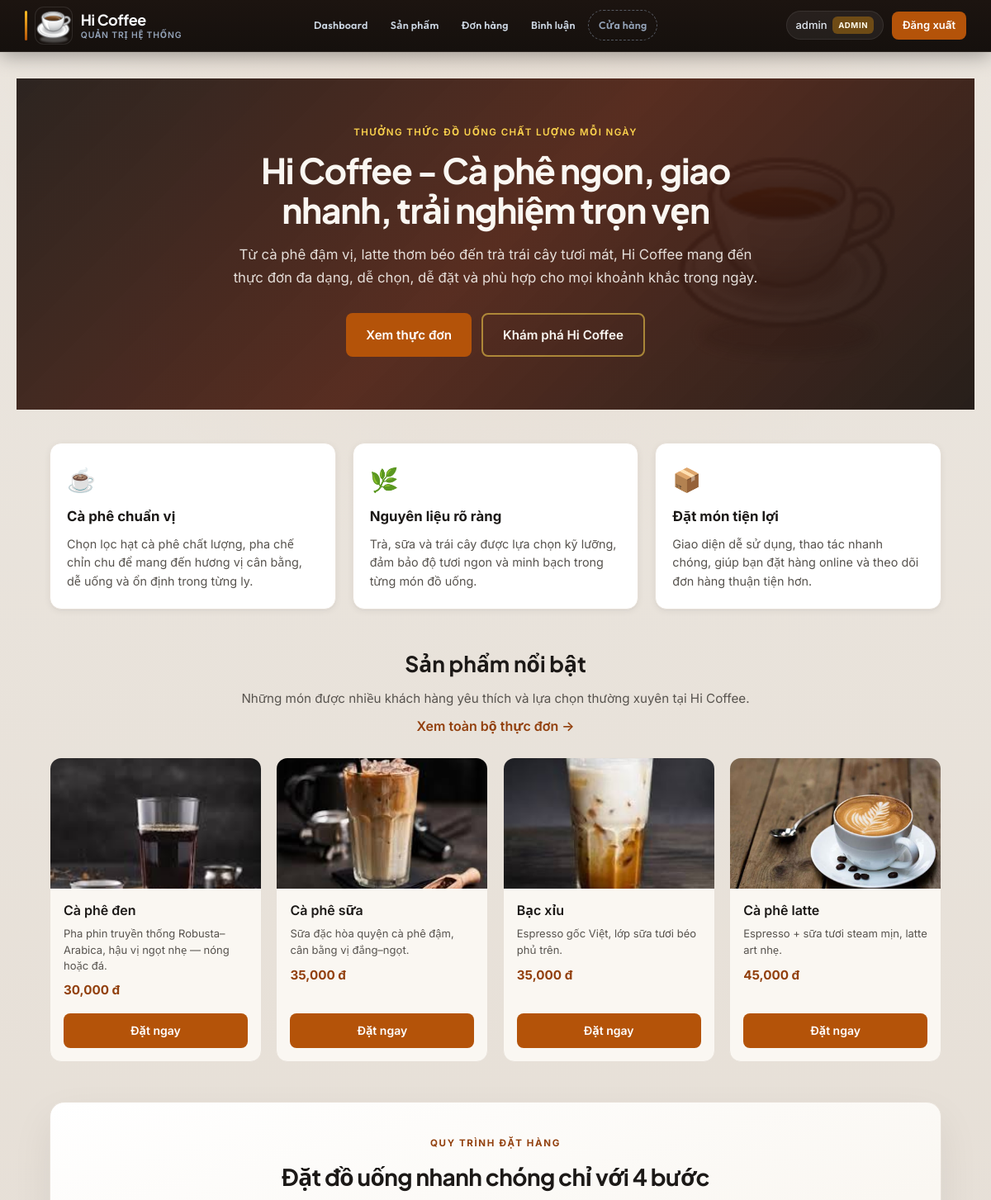
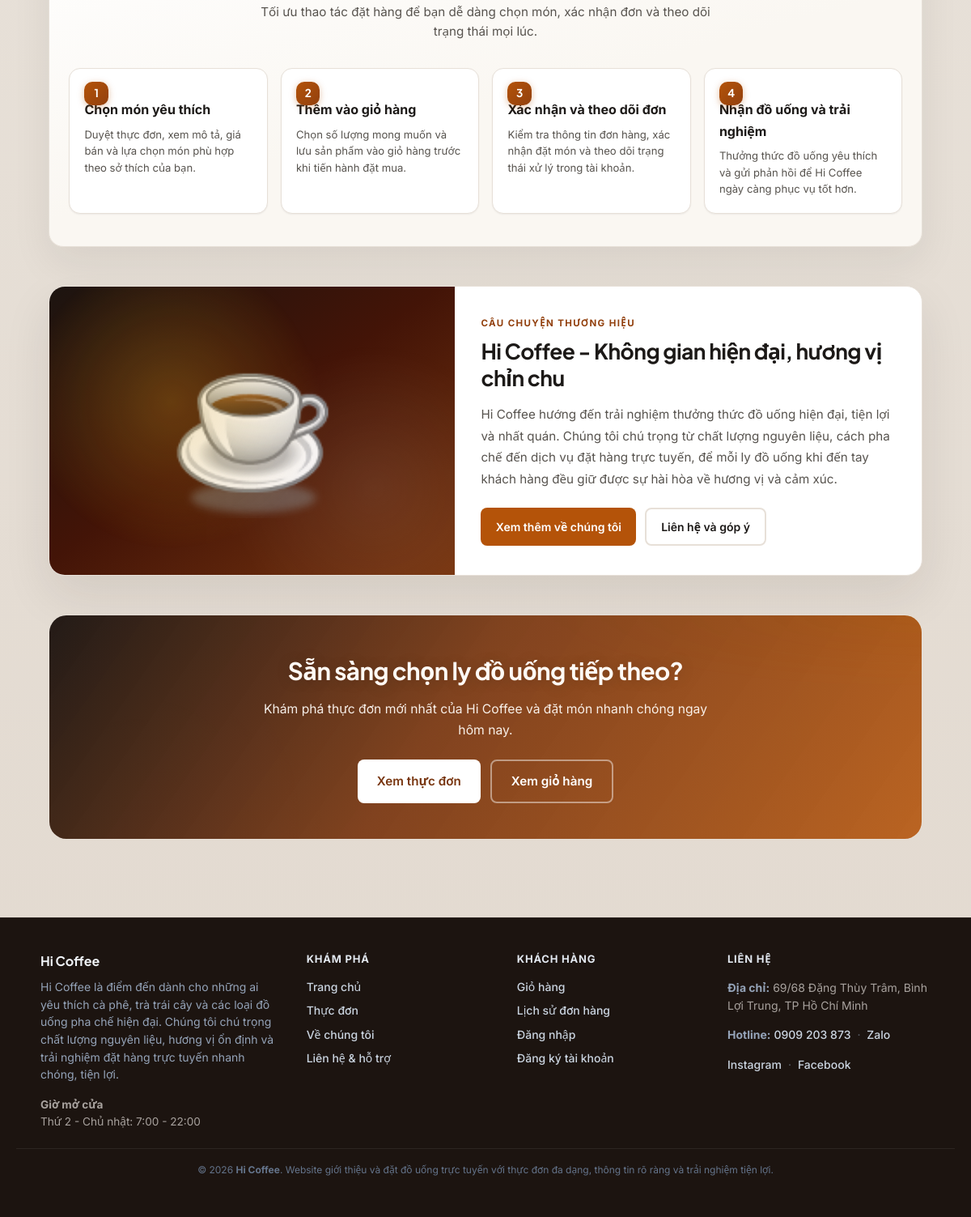
The page / (signed in) on the database its author committed (2 pictures, top to bottom).
### tables this page shows
CREATE TABLE `products` (
  `id` int(11) NOT NULL AUTO_INCREMENT,
  `name` varchar(100) NOT NULL,
  `description` text NOT NULL,
  `category` varchar(80) NOT NULL DEFAULT 'Khác',
  `price` int(11) NOT NULL,
  `image` varchar(255) DEFAULT NULL,
  `created_at` timestamp NOT NULL DEFAULT current_timestamp(),
  `is_featured` tinyint(1) NOT NULL DEFAULT 0,
  PRIMARY KEY (`id`),
  KEY `idx_products_category` (`category`),
  KEY `idx_products_featured` (`is_featured`)
);

### includes/paths.php (called while the page is built, shortened)
<?php
function app_url(string $path = ''): string
{
    $path = ltrim(str_replace('\\', '/', $path), '/');
    $b = HI_BASE_URL;
    if ($path === '') {
        return $b === '' ? '/' : $b . '/';
    }
    return ($b === '' ? '' : $b . '/') . $path;
}

### index.php (the view, shortened to what this page needs)
<?php
require_once __DIR__ . '/includes/init.php';
try {
    $stmt = $conn->query('SELECT * FROM products WHERE is_featured = 1 ORDER BY id ASC LIMIT 4');
    $products = $stmt->fetchAll(PDO::FETCH_ASSOC);
} catch (PDOException $e) {
    error_log('Error fetching featured products: ' . $e->getMessage());
    $products = [];
}
require __DIR__ . '/includes/header.php';
?>
<main id="main-content" class="site-main page-home" tabindex="-1">
    <section class="home-hero" aria-labelledby="home-hero-title">
        <div class="home-hero__inner">
            <p class="home-hero__eyebrow">Thưởng thức đồ uống chất lượng mỗi ngày</p>
            <h1 id="home-hero-title" class="home-hero__title">Hi Coffee - Cà phê ngon, giao nhanh, trải nghiệm trọn vẹn</h1>
            <p class="home-hero__text">
                Từ cà phê đậm vị, latte thơm béo đến trà trái cây tươi mát, Hi Coffee mang đến thực đơn đa dạng,
                dễ chọn, dễ đặt và phù hợp cho mọi khoảnh khắc trong ngày.
            </p>
            <div class="home-hero__actions">
                <a href="<?= htmlspecialchars(app_url('shop/products.php')) ?>" class="btn btn--lg">Xem thực đơn</a>
                <a href="<?= htmlspecialchars(app_url('about.php')) ?>" class="btn btn--secondary btn--lg">Khám phá Hi Coffee</a>
            </div>
        </div>
    </section>
    <div class="home-container">
        <section class="home-usp" aria-label="Điểm nổi bật của Hi Coffee">
            <ul class="home-usp__grid">
                <li class="home-usp__item">
                    <span class="home-usp__icon" aria-hidden="true">☕</span>
                    <h2 class="home-usp__heading">Cà phê chuẩn vị</h2>
                    <p>
                        Chọn lọc hạt cà phê chất lượng, pha chế chỉn chu để mang đến hương vị cân bằng, dễ uống và ổn định trong từng ly.
                    </p>
                </li>
                <li class="home-usp__item">
                    <span class="home-usp__icon" aria-hidden="true">🌿</span>
                    <h2 class="home-usp__heading">Nguyên liệu rõ ràng</h2>
                    <p>
                        Trà, sữa và trái cây được lựa chọn kỹ lưỡng, đảm bảo độ tươi ngon và minh bạch trong từng món đồ uống.
                    </p>
                </li>
                <li class="home-usp__item">
                    <span class="home-usp__icon" aria-hidden="true">📦</span>
                    <h2 class="home-usp__heading">Đặt món tiện lợi</h2>
                    <p>
                        Giao diện dễ sử dụng, thao tác nhanh chóng, giúp bạn đặt hàng online và theo dõi đơn hàng thuận tiện hơn.
                    </p>
                </li>
            </ul>
        </section>
        <section class="home-section home-featured" aria-labelledby="featured-heading">
            <div class="home-section__head">
                <h2 id="featured-heading" class="home-section__title">Sản phẩm nổi bật</h2>
                <p class="home-section__lead">
                    Những món được nhiều khách hàng yêu thích và lựa chọn thường xuyên tại Hi Coffee.
                </p>
                <a href="<?= htmlspecialchars(app_url('shop/products.php')) ?>" class="home-section__link">Xem toàn bộ thực đơn →</a>
            </div>
            <div class="products products--home">
                <?php if (!empty($products)): ?>
                    <?php foreach ($products as $product): ?>
                        <article class="product-card">
                            <img
                                class="product_thumb"
                                src="<?= htmlspecialchars(app_url('img/' . $product['image'])) ?>"
                                alt="<?= htmlspecialchars($product['name']) ?>"
                            >
                            <h3><?= htmlspecialchars($product['name']) ?></h3>
                            <p><?= htmlspecialchars($product['description']) ?></p>
                            <p class="price"><?= number_format((int)$product['price']) ?> đ</p>
                            <a href="<?= htmlspecialchars(app_url('shop/order_products.php?product_id=' . (int) $product['id'])) ?>" class="btn">Đặt ngay</a>
                        </article>
                    <?php endforeach; ?>
                <?php endif; ?>
            </div>
        </section>
        <section class="home-process" aria-labelledby="steps-heading">
            <div class="home-process__head">
                <p class="home-process__eyebrow">Quy trình đặt hàng</p>
                <h2 id="steps-heading" class="home-process__title">Đặt đồ uống nhanh chóng chỉ với 4 bước</h2>
                <p class="home-process__lead">
                    Tối ưu thao tác đặt hàng để bạn dễ dàng chọn món, xác nhận đơn và theo dõi trạng thái mọi lúc.
                </p>
            </div>
            <ol class="home-process__grid">
                <li class="home-process__step">
                    <span class="home-process__num" aria-hidden="true">1</span>
                    <h3 class="home-process__step-title">Chọn món yêu thích</h3>
                    <p>
                        Duyệt thực đơn, xem mô tả, giá bán và lựa chọn món phù hợp theo sở thích của bạn.
                    </p>
                </li>
                <li class="home-process__step">
                    <span class="home-process__num" aria-hidden="true">2</span>
                    <h3 class="home-process__step-title">Thêm vào giỏ hàng</h3>
                    <p>
                        Chọn số lượng mong muốn và lưu sản phẩm vào giỏ hàng trước khi tiến hành đặt mua.
                    </p>
                </li>
                <li class="home-process__step">
                    <span class="home-process__num" aria-hidden="true">3</span>
                    <h3 class="home-process__step-title">Xác nhận và theo dõi đơn</h3>
                    <p>
                        Kiểm tra thông tin đơn hàng, xác nhận đặt món và theo dõi trạng thái xử lý trong tài khoản.
                    </p>
                </li>
                <li class="home-process__step">
                    <span class="home-process__num" aria-hidden="true">4</span>
                    <h3 class="home-process__step-title">Nhận đồ uống và trải nghiệm</h3>
                    <p>
                        Thưởng thức đồ uống yêu thích và gửi phản hồi để Hi Coffee ngày càng phục vụ tốt hơn.
                    </p>
                </li>
            </ol>
        </section>
        <section class="home-split" aria-labelledby="story-heading">
            <div class="home-split__visual" aria-hidden="true">
                <div class="home-split__visual-inner"></div>
            </div>
            <div class="home-split__content">
                <p class="home-split__eyebrow">Câu chuyện thương hiệu</p>
                <h2 id="story-heading" class="home-split__title">Hi Coffee - Không gian hiện đại, hương vị chỉn chu</h2>
                <p class="home-split__text">
                    Hi Coffee hướng đến trải nghiệm thưởng thức đồ uống hiện đại, tiện lợi và nhất quán.
                    Chúng tôi chú trọng từ chất lượng nguyên liệu, cách pha chế đến dịch vụ đặt hàng trực tuyến,
                    để mỗi ly đồ uống khi đến tay khách hàng đều giữ được sự hài hòa về hương vị và cảm xúc.
                </p>
                <div class="home-split__actions">
                    <a href="<?= htmlspecialchars(app_url('about.php')) ?>" class="btn">Xem thêm về chúng tôi</a>
                    <a href="<?= htmlspecialchars(app_url('support.php')) ?>" class="btn btn--ghost-dark">Liên hệ và góp ý</a>
                </div>
            </div>
        </section>
        <section class="home-cta home-cta--panel" aria-label="Mời khách xem thực đơn">
            <div class="home-cta__bg" aria-hidden="true"></div>
            <div class="home-cta__inner">
                <h2 class="home-cta__title">Sẵn sàng chọn ly đồ uống tiếp theo?</h2>
                <p class="home-cta__sub">
                    Khám phá thực đơn mới nhất của Hi Coffee và đặt món nhanh chóng ngay hôm nay.
                </p>
                <div class="home-cta__actions">
                    <a href="<?= htmlspecialchars(app_url('shop/products.php')) ?>" class="btn btn--lg home-cta__btn-primary">Xem thực đơn</a>
                    <a href="<?= htmlspecialchars(app_url('shop/cart.php')) ?>" class="btn btn--lg home-cta__btn-secondary">Xem giỏ hàng</a>
                </div>
            </div>
        </section>
    </div>
</main>
<?php require __DIR__ . '/includes/footer.php'; ?>

### rows shown on the page
products: image (picture), name "Cà phê đen", description "Pha phin truyền thống Robusta–Arabica, hậu vị ngọt nhẹ — nóng hoặc đá.", price "30,000"
products: image (picture), name "Cà phê sữa", description "Sữa đặc hòa quyện cà phê đậm, cân bằng vị đắng–ngọt.", price "35,000"
products: image (picture), name "Bạc xỉu", description "Espresso gốc Việt, lớp sữa tươi béo phủ trên.", price "35,000"
products: image (picture), name "Cà phê latte", description "Espresso + sữa tươi steam mịn, latte art nhẹ.", price "45,000"

### other values the page prints
$_SESSION['username'] "admin"
